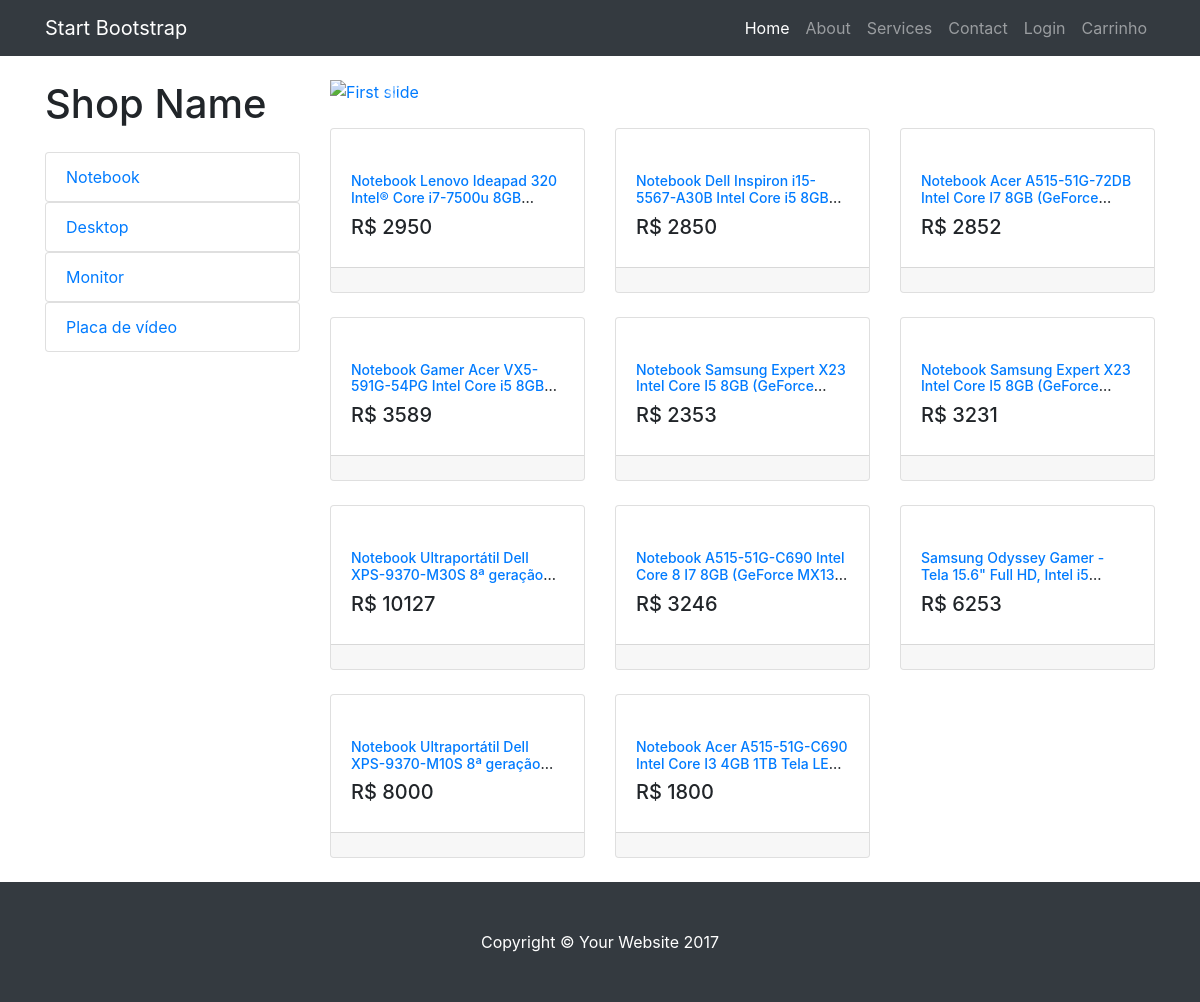
The page / on the database its author committed.
### tables this page shows
CREATE TABLE `categoria` (
  `cat_id` int(3) NOT NULL,
  `nome` varchar(30) NOT NULL
);

CREATE TABLE `produtos` (
  `id` int(60) NOT NULL,
  `nome` varchar(500) NOT NULL,
  `preco` int(11) NOT NULL,
  `qtd` int(20) NOT NULL,
  `img_link` varchar(300) NOT NULL,
  `cat_id` int(5) NOT NULL
);

### index.php (the view, shortened to what this page needs)
<?php
	$con = mysqli_connect("localhost","root","","db");
	$sql = "SELECT * FROM produtos";
	$result = mysqli_query($con, $sql) or die(mysqli_error());
	$linha = mysqli_fetch_assoc($result);
	$sql_cat = "SELECT * FROM categoria";
	$result_cat = mysqli_query($con, $sql_cat) or die(mysqli_error());
	$linha_cat = mysqli_fetch_assoc($result_cat);
	if(!isset($_SESSION['cat_id'])){
		$current_cat = 1;
	}else{
		$current_cat = $_SESSION['cat_id'];
	}
?>
<!DOCTYPE html>
<html lang="en">
  <head>
    <link href="vendor/bootstrap/css/bootstrap.min.css" rel="stylesheet">
    <link href="css/shop-homepage.css" rel="stylesheet">
	<link rel="stylesheet" href="https://maxcdn.bootstrapcdn.com/bootstrap/4.0.0/css/bootstrap.min.css">
  </head>
  <body>
    <nav class="navbar navbar-expand-lg navbar-dark bg-dark fixed-top">
      <div class="container">
        <a class="navbar-brand" href="#">Start Bootstrap</a>
        <div class="collapse navbar-collapse" id="navbarResponsive">
          <ul class="navbar-nav ml-auto">
            <li class="nav-item active">
              <a class="nav-link" href="#">Home
              </a>
            </li>
            <li class="nav-item">
              <a class="nav-link" href="#">About</a>
            </li>
            <li class="nav-item">
              <a class="nav-link" href="#">Services</a>
            </li>
            <li class="nav-item">
              <a class="nav-link" href="#">Contact</a>
            </li>
			<li class="nav-item">
              <a class="nav-link" href="login.php">Login</a>
            </li>
			<li class="nav-item">
              <a class="nav-link" href="carrinho.php">Carrinho</a>
            </li>
          </ul>
        </div>
      </div>
    </nav>
    <div class="container">
      <div class="row">
        <div class="col-lg-3">
          <h1 class="my-4">Shop Name</h1>
          <div class="list-group">
			<?php
				do{
			?>
				<div id="cat_<?php echo $linha_cat['cat_id'] ?>">
					<a href="#" class="list-group-item" onclick="change_view($(this).parent().attr('id'))"><?php echo $linha_cat['nome'] ?></a>
				</div>
			<?php
				}while($linha_cat = mysqli_fetch_assoc($result_cat));
			?>
          </div>
        </div>
        <div class="col-lg-9">
          <div id="carouselExampleIndicators" class="carousel slide my-4" data-ride="carousel">
            <ol class="carousel-indicators">
              <li data-target="#carouselExampleIndicators" data-slide-to="0" class="active"></li>
              <li data-target="#carouselExampleIndicators" data-slide-to="1"></li>
              <li data-target="#carouselExampleIndicators" data-slide-to="2"></li>
            </ol>
            <div class="carousel-inner" role="listbox">
			  <div class="carousel-item active">
				<a href="produto.php" onclick="nome_src(33)">
					<img class="d-block img-fluid" src="https://images-submarino.b2w.io/spacey/2018/06/13/SUB-CAT-Destaque-DESK-1264x315-intel.png" alt="First slide">
				</a>
			  </div>
            </div>
            <a class="carousel-control-prev" href="#carouselExampleIndicators" role="button" data-slide="prev">
              <span class="carousel-control-prev-icon" aria-hidden="true"></span>
            </a>
            <a class="carousel-control-next" href="#carouselExampleIndicators" role="button" data-slide="next">
              <span class="carousel-control-next-icon" aria-hidden="true"></span>
            </a>
          </div>
			<div class="row">
				<?php
					do{
						if($linha['cat_id'] == $current_cat){
				?>
						<div class="col-lg-4 col-md-6 mb-4">
						  <div class="card h-100">
							<a href="#"><img class="card-img-top" src="<?php echo $linha['img_link']?>" alt=""></a>
							<div class="card-body">
							  <h4 style="-webkit-box-orient: vertical;-webkit-line-clamp: 2;display: -webkit-box;overflow: hidden;font-size: 14px;">
								<div id="<?php echo $linha['id'] ?>">
									<a href = "produto.php" onclick = "nome_src($(this).parent().attr('id'))"><?php echo $linha['nome']?></a>
								</div>
							  </h4>
							  <h5>R$ <?php echo $linha['preco']?></h5>
							</div>
							<div class="card-footer">
							</div>
						  </div>
						</div>
				<?php
						}
					}while($linha = mysqli_fetch_assoc($result) );
				?>
			</div>
        </div>
      </div>
    </div>
    <footer class="py-5 bg-dark">
      <div class="container">
        <p class="m-0 text-center text-white">Copyright &copy; Your Website 2017</p>
      </div>
    </footer>
  </body>
</html>

### css/shop-homepage.css (style rules this page uses)
body { padding-top: 54px; }
@media (min-width: 992px) { body { padding-top: 56px; } }

### rows shown on the page
categoria: nome "Notebook"
categoria: nome "Desktop"
categoria: nome "Monitor"
categoria: nome "Placa de vídeo"
produtos: nome "Notebook Lenovo Ideapad 320 Intel® Core i7-7500u…", preco "2950"
produtos: nome "Notebook Dell Inspiron i15-5567-A30B Intel Core i5…", preco "2850"
produtos: nome "Notebook Acer A515-51G-72DB Intel Core I7 8GB…", preco "2852"
produtos: nome "Notebook Gamer Acer VX5-591G-54PG Intel Core i5…", preco "3589"
produtos: nome "Notebook Samsung Expert X23 Intel Core I5 8GB…", preco "2353"
produtos: nome "Notebook Samsung Expert X23 Intel Core I5 8GB…", preco "3231"
produtos: nome "Notebook Ultraportátil Dell XPS-9370-M30S 8ª…", preco "10127"
produtos: nome "Notebook A515-51G-C690 Intel Core 8 I7 8GB (GeForce…", preco "3246"
produtos: nome "Samsung Odyssey Gamer - Tela 15.6\" Full HD, Intel…", preco "6253"
produtos: nome "Notebook Ultraportátil Dell XPS-9370-M10S 8ª…", preco "8000"
produtos: nome "Notebook Acer A515-51G-C690 Intel Core I3 4GB 1TB Tela…", preco "1800"
